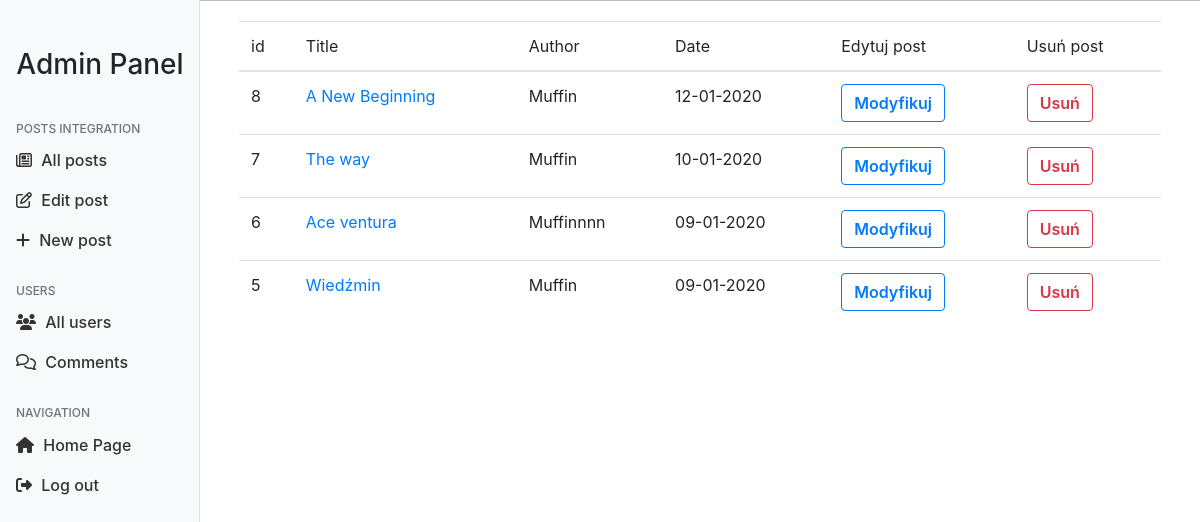
Before: /admin/modify with the older database file.
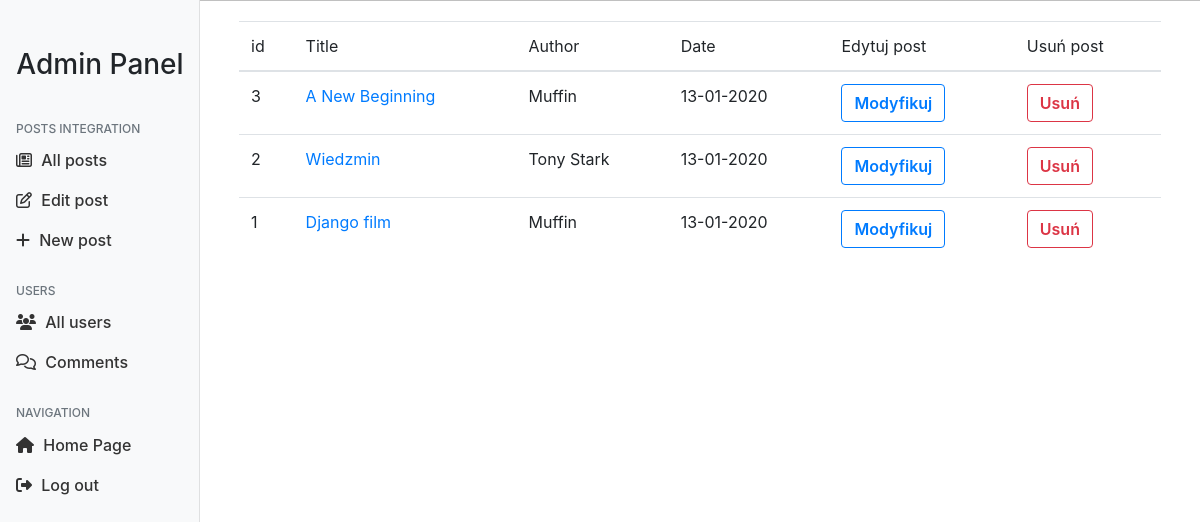
After: the same page with the newer database file.
### project/model.py (models this page shows, shortened)
class Post(db.Model):
    id = db.Column(db.Integer, primary_key=True)
    image_file = db.Column(db.String(30), nullable=False)
    title = db.Column(db.String(100), nullable=False)
    content = db.Column(db.Text, nullable=False)
    author = db.Column(db.String(20), nullable=False, default='Admin')
    date_posted = db.Column(db.DateTime, nullable=False,
                            default=datetime.utcnow)

### project/routes.py (the view)
@app.route('/admin/modify', methods=['GET', 'POST'])
def modify():
    form = LoginForm()
    posts = Post.query.order_by(desc(Post.date_posted)).all()
    return render_template("admin_panel/modify_posts.html", posts=posts, form=form)

### project/templates/admin_panel/modify_posts.html (shortened to what this page needs)
{% extends "admin_panel/panel.html" %}
{% block body %}
<div class="container">
    <table class="table table-hover">
        <tr>
            <th scope="col">id</th>
            <th scope="col">Title</th>
            <th scope="col">Author</th>
            <th scope="col">Date</th>
            <th scope="col">Edytuj post</th>
            <th scope="col">Usuń post</th>
        </tr>
        <tbody>
            {% for post in posts%}
            <tr>
                <th scope="row">{{post.id}}</th>
                <td><a href="../../../posts/more/{{post.id}}">{{post.title}}</a> </td>
                <td>{{post.author}}</td>
                <td>{{post.date_posted.strftime('%d-%m-%Y')}}</td>
                <td><a href="../../../posts/edit/{{post.id}}" class="btn btn-outline-primary">Modyfikuj</a></td>
                <td><a href="../../../posts/delete/{{post.id}}" class="btn btn-outline-danger">Usuń</a></td>
            </tr>
            {% endfor %}
    </table>
</div>
{% endblock body %}

Changed rows visible on the page:
removed Post: id "8", title "A New Beginning", author "Muffin", date_posted "12-01-2020"
removed Post: id "7", title "The way", author "Muffin", date_posted "10-01-2020"
removed Post: id "6", title "Ace ventura", author "Muffinnnn", date_posted "09-01-2020"
removed Post: id "5", title "Wiedźmin", author "Muffin", date_posted "09-01-2020"
added Post: id "3", title "A New Beginning", author "Muffin", date_posted "13-01-2020"
added Post: id "2", title "Wiedzmin", author "Tony Stark", date_posted "13-01-2020"
added Post: id "1", title "Django film", author "Muffin", date_posted "13-01-2020"
